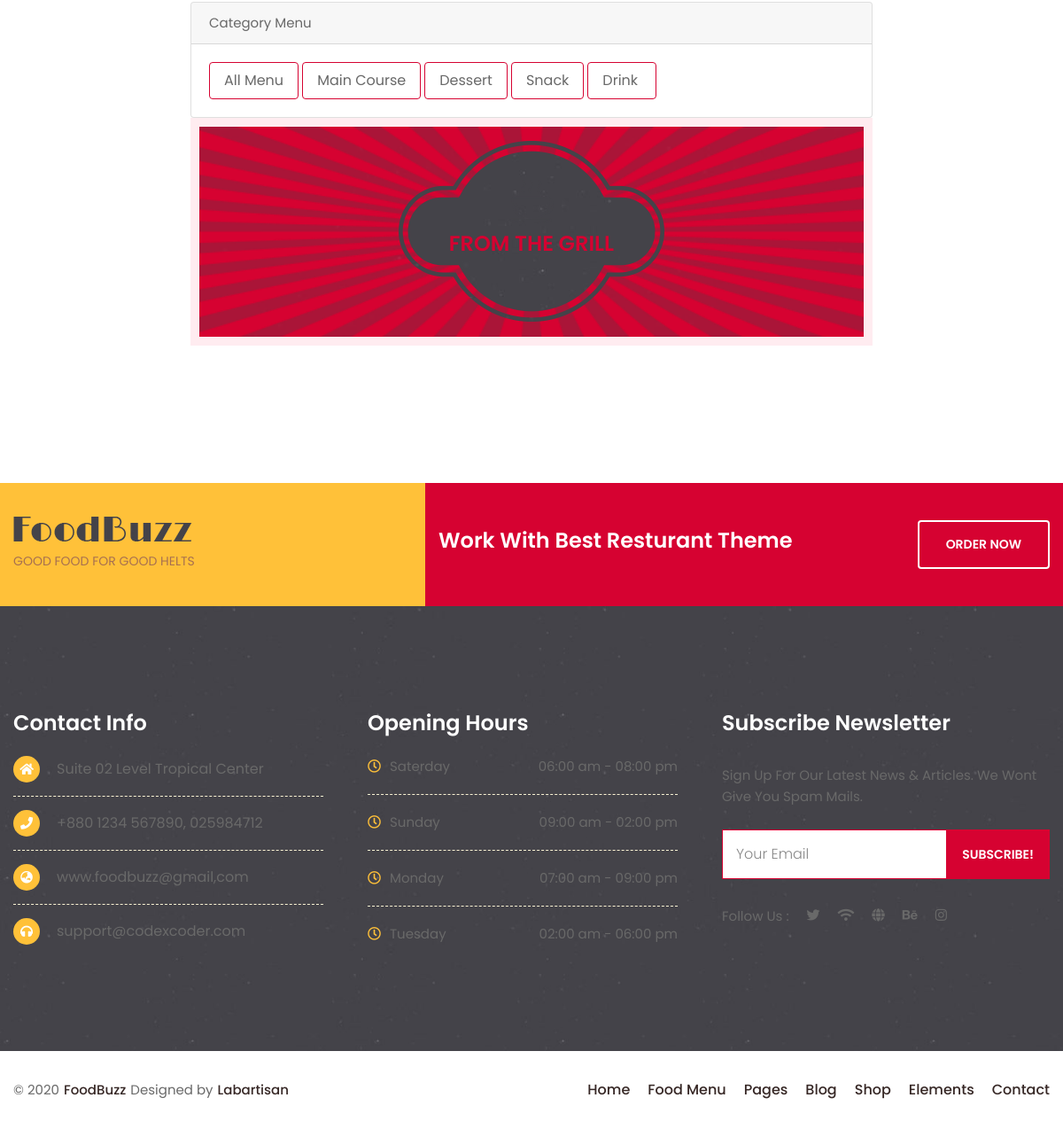
Before: /menu.php?id=1 (lower part) with the older database file.
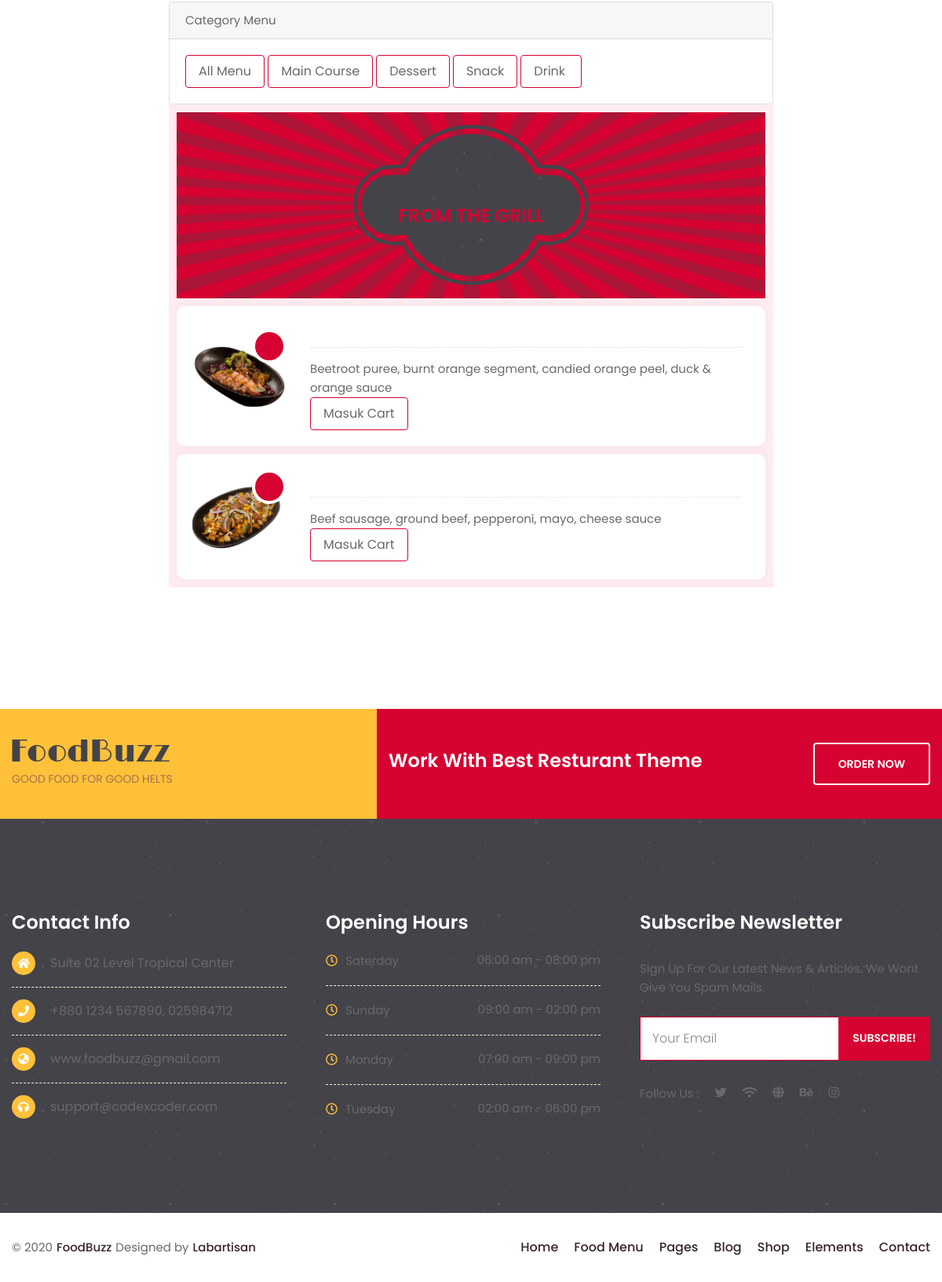
After: the same page with the newer database file.
### tables this page shows
CREATE TABLE `products` (
  `id` int(255) NOT NULL,
  `image` varchar(255) NOT NULL,
  `name` varchar(255) NOT NULL,
  `price` varchar(255) NOT NULL,
  `description` varchar(255) NOT NULL,
  `category` int(11) NOT NULL,
  `quantity` int(255) NOT NULL
);

### menu.php (the view, shortened to what this page needs)
<?php
@include 'config.php';
if (isset($_GET['id'])) {
    $category = $_GET['id'];
    $sqlProduct = mysqli_query($conn, "SELECT * FROM products where category = $category");
} else {
    $sqlProduct = mysqli_query($conn, "SELECT * FROM products");
}
?>
<!DOCTYPE html>
<html lang="en">
<head>
    <link rel="stylesheet" href="assets/css/animate.css">
    <link rel="stylesheet" href="assets/css/bootstrap.min.css">
    <link rel="stylesheet" href="assets/css/icofont.min.css">
    <link rel="stylesheet" href="assets/css/all.min.css">
    <link rel="stylesheet" href="assets/css/lightcase.css">
    <link rel="stylesheet" href="assets/css/swiper.min.css">
    <link rel="stylesheet" href="assets/css/style.css">
</head>
<body>
    <section class="product style-2 padding-tb">
        <div class="container">
            <div class="section-wrapper">
                <div class="row justify-content-center" id="menu-links">
                    <div class="col-md-8">
                        <div class="card">
                            <div class="card-header">
                                Category Menu
                            </div>
                            <div class="card-body">
                                <a href="menu.php#menu-links" class="btn btn-default"> All Menu </a>
                                <a href="menu.php?id=1#menu-links" class="btn btn-default"> Main Course </a>
                                <a href="menu.php?id=2#menu-links" class="btn btn-default"> Dessert </a>
                                <a href="menu.php?id=4#menu-links" class="btn btn-default"> Snack </a>
                                <a href="menu.php?id=3#menu-links" class="btn btn-default"> Drink  </a>
                            </div>
                        </div>
                    </div>
                </div>
                <div class="row justify-content-center">
                    <div class="col-lg-8 col-12">
                        <div class="foodlist-item style-2">
                            <div class="product-header text-center">
                                <div class="bg-shape">
                                    <img src="assets/images/product/header-image/bg.png" alt="shape">
                                </div>
                                <div class="ph-content">
                                    <img src="assets/images/product/header-image/01.png" alt="product-bg">
                                    <h5>From The Grill</h5>
                                    <div class="rating">
                                        <i class="icofont-star"></i>
                                        <i class="icofont-star"></i>
                                        <i class="icofont-star"></i>
                                        <i class="icofont-star"></i>
                                        <i class="icofont-star"></i>
                                    </div>
                                </div>
                            </div>
                            <?php
                            while ($fetchProduct = mysqli_fetch_array($sqlProduct)) {
                            ?>
                                <div class="tabcontent">
                                    <div class="row no-gutters">
                                        <div class="col-12">
                                            <div class="product-item style-2">
                                                <div class="product-thumb">
                                                    <img src="img/<?php echo $fetchProduct['image']; ?>" alt="">
                                                    <span class="price"></span>
                                                </div>
                                                <div class="product-content">
                                                    <div class="product-title">
                                                        <h6><a href="#"><?php echo $fetchProduct['name']; ?></a></h6>
                                                        <div class="rating">
                                                            <i class="icofont-star"></i>
                                                            <i class="icofont-star"></i>
                                                            <i class="icofont-star"></i>
                                                            <i class="icofont-star"></i>
                                                            <i class="icofont-star"></i>
                                                        </div>
                                                    </div>
                                                    <div class="product-desc">
                                                        <p href="#"><?php echo $fetchProduct['description']; ?></p>
                                                    </div>
                                                    <a href="inputCart.php?id=<?php echo $fetchProduct['id']; ?>" class="btn">Masuk Cart</a>
                                                </div>
                                            </div>
                                        </div>
                                    </div>
                                </div>
                            <?php
                            };
                            ?>
                        </div>
                    </div>
                </div>
            </div>
        </div>
    </section>
    <div class="news_link">
        <div class="container">
            <div class="order-content">
                <div class="content-logo">
                    <a href="#">
                        <img src="assets/images/logo/02.png" alt="logo">
                        <p>Good Food For Good Helts</p>
                    </a>
                </div>
                <div class="content-link">
                    <ul>
                        <li>
                            <h5>Work with best resturant theme</h5>
                        </li>
                        <li>
                            <a href="#" class="food-btn style-2">
                                <span>Order Now</span>
                            </a>
                        </li>
                    </ul>
                </div>
            </div>
        </div>
    </div>
    <footer class="padding-tb" style="background-image: url(assets/css/bg-image/footer-bg.jpg);">
        <div class="container">
            <div class="row justify-content-center">
                <div class="col-xl-4 col-lg-4 col-md-6 col-12">
                    <div class="contant-info">
                        <h5>Contact info</h5>
                        <ul class="info">
                            <li>
                                <i class="fas fa-home"></i>
                                <span>Suite 02 Level Tropical Center</span>
                            </li>
                            <li>
                                <i class="fas fa-phone"></i>
                                <span>+880 1234 567890, 025984712</span>
                            </li>
                            <li>
                                <a href="#">
                                    <i class="fas fa-globe-asia"></i>
                                    <span>www.foodbuzz@gmail,com</span>
                                </a>
                            </li>
                            <li>
                                <a href="#">
                                    <i class="fas fa-headphones"></i>
                                    <span>support@codexcoder.com</span>
                                </a>
                            </li>
                        </ul>
                    </div>
                </div>
                <div class="col-xl-4 col-lg-4 col-md-6 col-12">
                    <div class="opening-time">
                        <h5>Opening Hours</h5>
                        <ul>
                            <li>
                                <p><i class="far fa-clock"></i>Saterday</p>
                                <span>06:00 am - 08:00 pm</span>
                            </li>
                            <li>
                                <p><i class="far fa-clock"></i>Sunday</p>
                                <span>09:00 am - 02:00 pm</span>
                            </li>
                            <li>
                                <p><i class="far fa-clock"></i>Monday</p>
                                <span>07:00 am - 09:00 pm</span>
                            </li>
                            <li>
                                <p><i class="far fa-clock"></i>Tuesday</p>
                                <span>02:00 am - 06:00 pm</span>
                            </li>
                        </ul>
                    </div>
                </div>
                <div class="col-xl-4 col-lg-4 col-md-6 col-12">
                    <div class="news_letter">
                        <h5>Subscribe Newsletter</h5>
                        <p>
                            Sign Up For Our Latest News & Articles.
                            We Wont Give You Spam Mails.
                        </p>
                        <div class="contact-search">
                            <form class="searchForm" method="get" action="0">
                                <input class="searchTerm" placeholder="Your Email" autocomplete="off">
                                <input type="submit" class="searchBtn" value="Subscribe!" />
                            </form>
                        </div>
                        <ul class="follow_us">
                            <li>
                                <p>Follow Us : </p>
                            </li>
                            <li>
                                <a href="#"><i class="fab fa-twitter"></i></a>
                            </li>
                            <li>
                                <a href="#"><i class="fas fa-wifi"></i></a>
                            </li>
                            <li>
                                <a href="#"><i class="fas fa-globe"></i></a>
                            </li>
                            <li>
                                <a href="#"><i class="fab fa-behance"></i></a>
                            </li>
                            <li>
                                <a href="#"><i class="fab fa-instagram"></i></a>
                            </li>
                        </ul>
                    </div>
                </div>
            </div>
        </div>
    </footer>
    <div class="fotter-header">
        <header>
            <div class="footer-bg">
                <div class="container">
                    <div class="header-item">
                        <div class="header-logo">
                            <p>&copy; 2020<a href="index.html">FoodBuzz</a>Designed by<a href="https://themeforest.net/user/labartisan">Labartisan</a></p>
                        </div>
                        <div class="header-menu d-none d-lg-block">
                            <nav class="primary-menu">
                                <div class="main-menu-area">
                                    <ul class="main-menu">
                                        <li><a href="#">Home</a></li>
                                        <li><a href="#">Food Menu</a></li>
                                        <li><a href="#">Pages</a></li>
                                        <li><a href="#">Blog</a></li>
                                        <li><a href="#">Shop</a></li>
                                        <li><a href="#">Elements</a></li>
                                        <li><a href="#">Contact</a></li>
                                    </ul>
                                </div>
                            </nav>
                        </div>
                    </div>
                </div>
            </div>
        </header>
    </div>
</body>
</html>

Changed rows visible on the page:
now on this page (row edited): products: image (picture), description "Beetroot puree, burnt orange segment, candied orange peel, duck & orange sauce"
now on this page (row edited): products: image (picture), description "Beef sausage, ground beef, pepperoni, mayo, cheese sauce"
